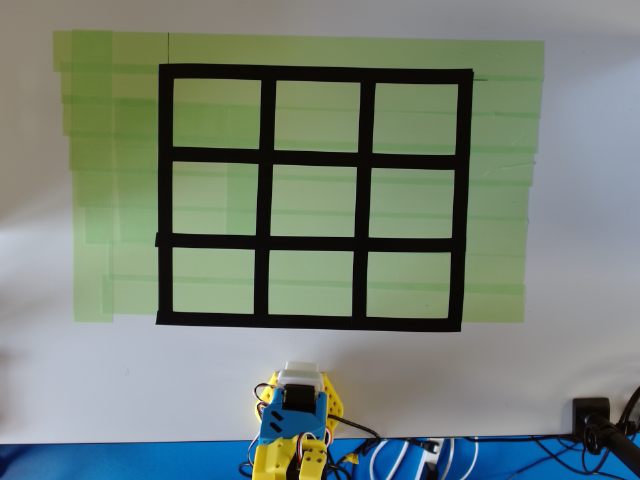
#> input picture tictactoe_erase/empty_board.png, 640 x 480 px
$ python make_roi.py --bg empty_board.png
#> lines starting #> are read from the running program, lines starting #| are printed output that depends on the picture; after the words box and inside, x2 and y2 are one past the last pixel; in counts of white or black regions, pixels touching at a corner belong together
"""
盤面の範囲（ROI）マスクを作る。消去処理はこの範囲の内側だけで行われる。

操作:
  左クリック : 盤面の角を順にクリック（4点以上。盤面がゆがんでいれば多めに）
  Backspace  : 最後の点を取り消す
  r          : やり直し
  Enter      : 確定して保存
  q / Esc    : 保存せず終了

保存されるもの:
  board_roi_mask.png : 盤面の内側が白、外側が黒のマスク
  roi_check.png      : 空盤面画像に ROI の輪郭を重ねた確認用画像

例:
  python make_roi.py --bg empty_board.png
  python make_roi.py --bg empty_board.png --y_limit 400   # y=400 より下（ストック置き場）は必ず対象外
"""

import argparse

import cv2
import numpy as np


def main():
    p = argparse.ArgumentParser()
    p.add_argument("--bg", default="empty_board.png")
    p.add_argument("--out", default="board_roi_mask.png")
    p.add_argument("--check", default="roi_check.png")
    p.add_argument("--dilate", type=int, default=15, help="縁の影を含めるために広げる量(px)。0で広げない")
    p.add_argument("--y_limit", type=int, default=None,
                   help="この y 座標より下は必ず対象外にする（ストック置き場を守る）")
    args = p.parse_args()

    bg = cv2.imread(args.bg)
#> bg is the input picture: shape (480, 640, 3); mean B, G, R 119.1, 130.5, 117.4
    if bg is None:
        raise SystemExit(f"{args.bg} が読み込めません。先に capture_empty.py を実行してください。")

    pts = []

    def on_click(event, x, y, flags, param):
        if event == cv2.EVENT_LBUTTONDOWN:
            pts.append((x, y))

    win = "make_roi (click corners, Enter=save)"
    cv2.namedWindow(win)
    cv2.setMouseCallback(win, on_click)

    while True:
        view = bg.copy()
        if args.y_limit is not None:
            cv2.line(view, (0, args.y_limit), (view.shape[1], args.y_limit), (0, 0, 255), 1)
        for i, q in enumerate(pts):
            cv2.circle(view, q, 5, (0, 255, 0), -1)
            cv2.putText(view, str(i + 1), (q[0] + 6, q[1] - 6),
                        cv2.FONT_HERSHEY_SIMPLEX, 0.5, (0, 255, 0), 1, cv2.LINE_AA)
        if len(pts) >= 2:
            cv2.polylines(view, [np.array(pts)], len(pts) >= 3, (0, 255, 0), 1)
        cv2.putText(view, f"points={len(pts)}  Enter=save r=reset BS=undo q=quit", (10, 20),
                    cv2.FONT_HERSHEY_SIMPLEX, 0.5, (0, 255, 255), 1, cv2.LINE_AA)
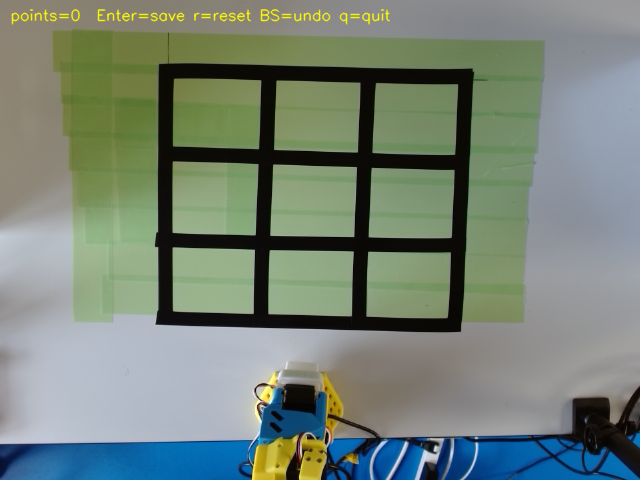
#> view: shape (480, 640, 3); 0.73% of pixels changed, all inside (x1, y1, x2, y2) = (11, 8, 391, 25)
        cv2.imshow(win, view)
        key = cv2.waitKey(20) & 0xFF
#> (key q is pressed here)
        if key in (ord("q"), 27):
            print("保存せず終了しました")
            break
        if key == ord("r"):
            pts.clear()
        if key in (8, 127) and pts:   # Backspace（Linux=8, macOS=127）
            pts.pop()
        if key in (13, 10):           # Enter
            if len(pts) < 3:
                print("3点以上クリックしてください")
                continue
            mask = np.zeros(bg.shape[:2], np.uint8)
            cv2.fillPoly(mask, [np.array(pts, np.int32)], 255)
            if args.dilate > 0:
                mask = cv2.dilate(mask, np.ones((args.dilate, args.dilate), np.uint8))
            if args.y_limit is not None:
                mask[args.y_limit:, :] = 0
            cv2.imwrite(args.out, mask)

            check = bg.copy()
            contours, _ = cv2.findContours(mask, cv2.RETR_EXTERNAL, cv2.CHAIN_APPROX_SIMPLE)
            cv2.drawContours(check, contours, -1, (0, 255, 0), 2)
            cv2.imwrite(args.check, check)
            print(f"保存しました: {args.out}, {args.check}")
            print(f"クリックした点: {pts}")
            cv2.imshow(win, check)
            cv2.waitKey(1500)
            break

    cv2.destroyAllWindows()


if __name__ == "__main__":
    main()
